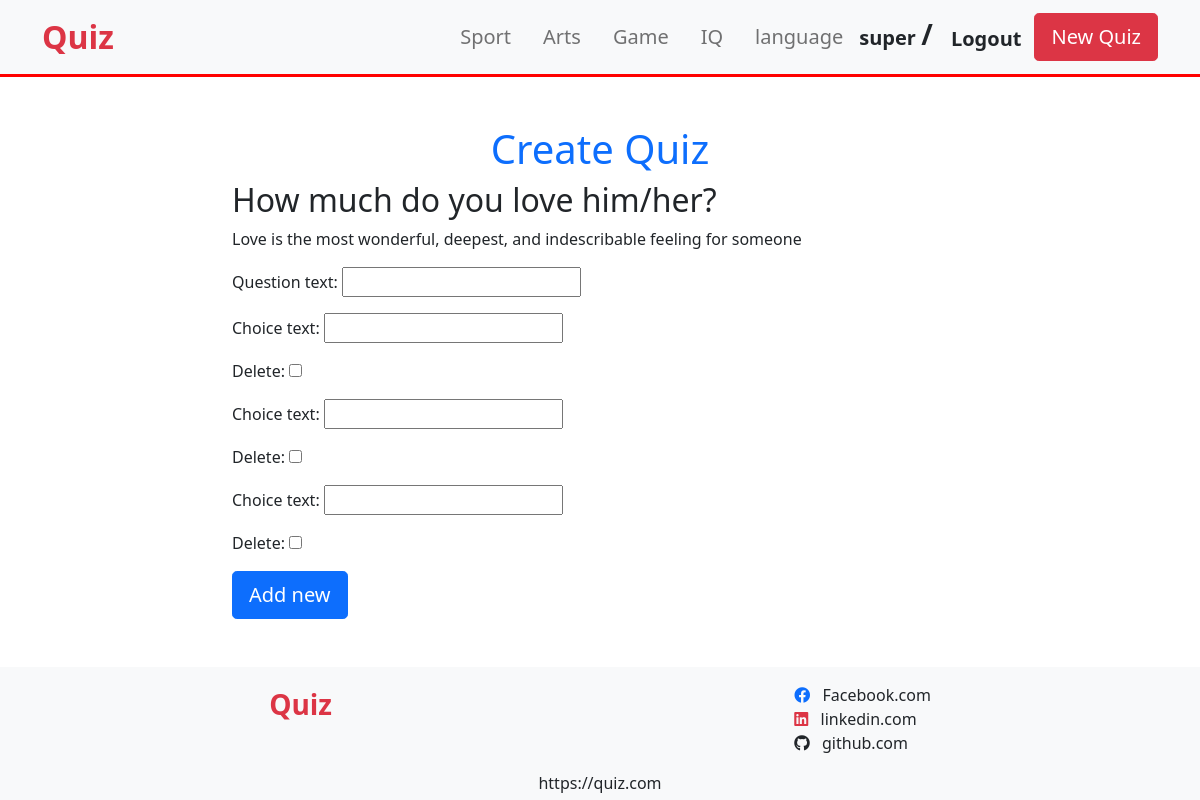
/make-quiz/1/add-question/ (signed in), run on the app's committed database.
### quiz/models.py (models this page shows, shortened)
class Quiz(models.Model):
    title = models.CharField(max_length=100)
    describe = models.CharField(max_length=200)
    create_date = models.DateField(default=timezone.now)
    owner = models.ForeignKey(User, on_delete=CASCADE, default=1)

### make_quiz/views.py (the view, shortened to what this page needs)
# urls.py: path('<int:pk>/add-question/', views.AddQuestion.as_view(), name="add_question")
class AddQuestion(LoginRequiredMixin, View):
    def get(self, request, pk):
        quiz = get_object_or_404(Quiz, pk=pk)
        question_form = QuestionForm()
        choice_form = ChoiceForm()
        return render(request, "make_quiz/add_question.html", {"question_form": question_form, "choice_form": choice_form, "quiz": quiz})

### make_quiz/templates/make_quiz/add_question.html (shortened to what this page needs)
{% extends "make_quiz/base.html" %}
{% block content %}
<div class="container my-5">
    <div class="row justify-content-center">
        <div class="col-12 col-lg-8">
            <h1 class="text-center text-primary">Create Quiz</h1>
            <div>
                <h2>{{quiz.title}}</h2>
                <p>{{quiz.describe}}</p>
            </div>
            <form method="post">
                {{ question_form.as_p }}
                {{ choice_form.as_p }}
                <input type="submit" class="btn btn-lg btn-primary" value="Add new"/>
            </form>
        </div>
    </div>
</div>
{% endblock %}

### make_quiz/templates/make_quiz/base.html (shortened to what this page needs)
<!DOCTYPE html>
<html>
<head>
    <link href="https://cdn.jsdelivr.net/npm/bootstrap@5.0.1/dist/css/bootstrap.min.css" rel="stylesheet"
>
    <link rel="stylesheet" href="https://pro.fontawesome.com/releases/v5.10.0/css/all.css"
 />
</head>
<body>
    <div class="navbar navbar-expand-lg navbar-light bg-light" style="border-bottom: 3px solid red;">
        <div class="container">
            <a class="navbar-brand fs-2 fw-bold text-danger" href="{% url 'home:index' %}">Quiz</a>
            <div class="collapse navbar-collapse justify-content-end" id="navbarSupportedContent">
                <ul class="navbar-nav">
                    <li class="nav-item mx-2"><a class="nav-link fs-5" href="#">Sport</a></li>
                    <li class="nav-item mx-2"><a class="nav-link fs-5" href="#">Arts</a></li>
                    <li class="nav-item mx-2"><a class="nav-link fs-5" href="#">Game</a></li>
                    <li class="nav-item mx-2"><a class="nav-link fs-5" href="#">IQ</a></li>
                    <li class="nav-item mx-2"><a class="nav-link fs-5" href="#">language</a></li>
                </ul>
                <form class="d-flex align-items-center mb-0 ml-2">
                    {% if user.is_authenticated %}
                    <div class="fs-5 fw-bold">
                        {{user.username}}
                        <span class="fs-3">/</span>
                        <a role="button" class="btn fs-5 pl-0 fw-bold" href="{% url 'logout' %}">Logout</a>
                    </div>
                    {% else %}
                    <div>
                        <a role="button" class="btn fs-5 pr-0 fw-bold" href="{% url 'login' %}">Login</a>
                        <span class="fs-3">/</span>
                        <a role="button" class="btn fs-5 pl-0 fw-bold" href="{% url 'user:register' %}">Register</a>
                    </div>
                    {% endif %}
                    <a href="{% url 'make_quiz:create' %}" class="btn btn-danger btn-lg">New Quiz</a>
                </form>
            </div>
        </div>
    </div>
    {% block content%}
    {% endblock%}
    <footer class="bg-light">
        <div class="container d-flex justify-content-around py-3">
            <div class="fs-3 fw-bold text-danger">Quiz</div>
            <div>
                <div role="button">
                    <span class="m-2"><i class="fab fa-facebook text-primary"></i></span>
                    Facebook.com
                </div>
                <div role="button">
                    <span class="m-2"><i class="fab fa-linkedin text-danger"></i></span>
                    linkedin.com
                </div>
                <div role="button">
                    <span class="m-2"><i class="fab fa-github"></i></span>
                    github.com
                </div>
            </div>
        </div>
        <p class="text-center mb-0 pb-2">https://quiz.com</p>
    </footer>
</body>
</html>

### data on the page
Quiz: title "How much do you love him/her?", describe "Love is the most wonderful, deepest, and indescribable feeling for someone"

### other printed values
{{ user.username }} "super"
